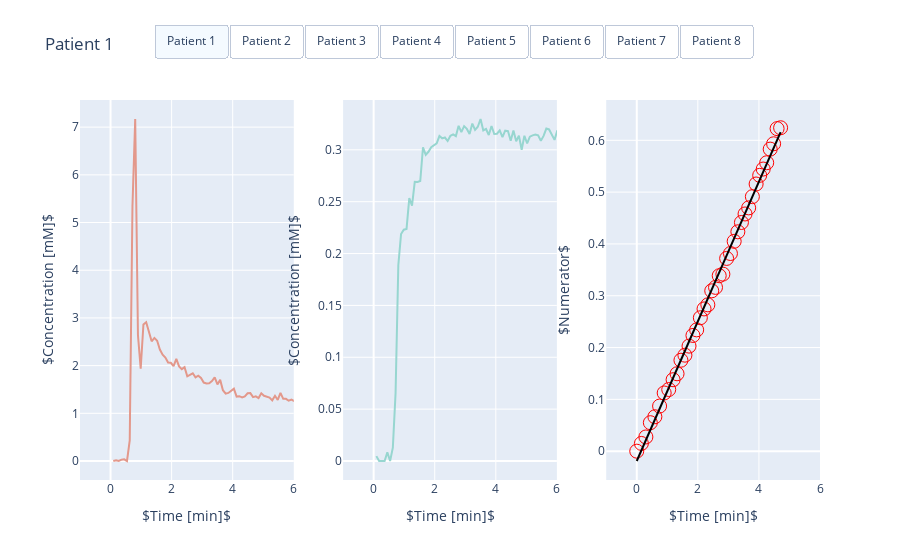

Here is the notebook cell this chart was saved with:
### Code cell
fig = make_subplots(rows=1, cols=3)

files = ["./RRIFT/data/TCGA-GBM-Results/c02_postprocessed/TCGA-06-0185-1.mat",
         "./RRIFT/data/TCGA-GBM-Results/c02_postprocessed/TCGA-06-0185-2.mat",
         "./RRIFT/data/TCGA-GBM-Results/c02_postprocessed/TCGA-06-0185-3.mat",
         "./RRIFT/data/TCGA-GBM-Results/c02_postprocessed/TCGA-06-0881-1.mat",
         "./RRIFT/data/TCGA-GBM-Results/c02_postprocessed/TCGA-06-0881-2.mat",
         "./RRIFT/data/TCGA-GBM-Results/c02_postprocessed/TCGA-06-1802-1.mat",
         "./RRIFT/data/TCGA-GBM-Results/c02_postprocessed/TCGA-06-2570-1.mat",
         "./RRIFT/data/TCGA-GBM-Results/c02_postprocessed/TCGA-06-5417-1.mat"]

patient = loadmat(files[0])

t = np.squeeze(np.asarray((np.reshape(patient['t'], 70))))
Cp = np.squeeze(np.asarray((np.reshape(patient['Cp'], 70))))
Crr = np.squeeze(np.asarray((np.reshape(patient['Crr'], 70))))
num = np.squeeze(np.asarray((np.reshape(patient['num'], 38))))
denum = np.squeeze(np.asarray((np.reshape(patient['denum'], 38))))

fig1 = go.Scatter(
    x=t,
    y=Cp,
    hoverinfo='skip',
    showlegend=False,
    visible=True,
    line_color='#e3988b',
)

fig.append_trace(fig1, 1, 1)
#     fig.append_trace(fig1, 1, 2)
#     fig.append_trace(fig1, 1, 3)

fig2 = go.Scatter(
    x=t,
    y=Crr,
    hoverinfo='skip',
    showlegend=False,
    visible=True,
    line_color='#97d6d0',
)

#     fig.append_trace(fig2, 1, 1)
fig.append_trace(fig2, 1, 2)
#     fig.append_trace(fig2, 1, 3)

line_fit = sm.OLS(num ,sm.add_constant(denum)).fit().fittedvalues


fig3_1 = go.Scatter(x=denum, 
                         y=num, 
                         mode='markers',
                         marker_symbol="circle-open",
                    hoverinfo='skip',
                         marker_size=14, 
                         marker_color='red', showlegend=False, visible=True)

#     fig.append_trace(fig3_1, 1, 1)
#     fig.append_trace(fig3_1, 1, 2)
fig.append_trace(fig3_1, 1, 3)

fig3_2 = go.Scatter(x=denum, 
                         y=line_fit,
                    hoverinfo='skip',
                         mode='lines',
                         line_color="black", showlegend=False, visible=True)

fig.append_trace(fig3_2, 1, 3)

fig.update_layout(title_text='Patient 1') 
fig.update_xaxes(title_text=r'$Time [min]$',
                 range=[-1, 6], 
                 tickvals=[0, 2, 4, 6])

for i in range (1, 8):
    patient = loadmat(files[i])
    t = np.squeeze(np.asarray((np.reshape(patient['t'], 70))))
    Cp = np.squeeze(np.asarray((np.reshape(patient['Cp'], 70))))
    Crr = np.squeeze(np.asarray((np.reshape(patient['Crr'], 70))))
    num = np.squeeze(np.asarray((np.reshape(patient['num'], 38))))
    denum = np.squeeze(np.asarray((np.reshape(patient['denum'], 38))))
    
    fig1 = go.Scatter(
        x=t,
        y=Cp,
        showlegend=False,
        hoverinfo='skip',
        visible=False,
        line_color='#e3988b',
    )
    
    fig.append_trace(fig1, 1, 1)
#     fig.append_trace(fig1, 1, 2)
#     fig.append_trace(fig1, 1, 3)

    fig2 = go.Scatter(
        x=t,
        y=Crr,
        hoverinfo='skip',
        showlegend=False,
        visible=False,
        line_color='#97d6d0',
    )
    
#     fig.append_trace(fig2, 1, 1)
    fig.append_trace(fig2, 1, 2)
#     fig.append_trace(fig2, 1, 3)
    
    line_fit = sm.OLS(num ,sm.add_constant(denum)).fit().fittedvalues


    fig3_1 = go.Scatter(x=denum, 
                             y=num, 
                             mode='markers',
                        hoverinfo='skip',
                             marker_symbol="circle-open", 
                             marker_size=14, 
                             marker_color='red', showlegend=False, visible=False)
    
#     fig.append_trace(fig3_1, 1, 1)
#     fig.append_trace(fig3_1, 1, 2)
    fig.append_trace(fig3_1, 1, 3)
    
    fig3_2 = go.Scatter(x=denum, 
                             y=line_fit,
                        hoverinfo='skip',
                             mode='lines',
                             line_color="black", showlegend=False, visible=False)
    
    fig.append_trace(fig3_2, 1, 3)

fig.update_yaxes(title_text=r'$Concentration [mM]$',
                 row=1, col=1)
fig.update_yaxes(title_text=r'$Concentration [mM]$',
                 row=1, col=2)
fig.update_yaxes(title_text=r'$Numerator$',
                 row=1, col=3)
    
fig.update_layout(
    updatemenus=[go.layout.Updatemenu(
        active=0,
        x=0.1,
        y=1.2,
        xanchor="left",
        yanchor="top",
        direction="right",
        type='buttons',
        buttons=list(
            [dict(label = 'Patient 1',
                  method = 'update',
                  args = [{'visible': [True, True, True, True,
                                      False, False, False, False,
                                      False, False, False, False,
                                      False, False, False, False,
                                      False, False, False, False,
                                      False, False, False, False,
                                      False, False, False, False,
                                      False, False, False, False]},
                          {'title': 'Patient 1',
                           'showlegend':True, 'visible': True}]),
             dict(label = 'Patient 2',
                  method = 'update',
                  args = [{'visible': [False, False, False, False,
                                      True, True, True, True,
                                      False, False, False, False,
                                      False, False, False, False,
                                      False, False, False, False,
                                      False, False, False, False,
                                      False, False, False, False,
                                      False, False, False, False]}, # the index of True aligns with the indices of plot traces
                          {'title': 'Patient 2',
                           'showlegend':True}]),
             dict(label = 'Patient 3',
                  method = 'update',
                  args = [{'visible': [False, False, False, False,
                                      False, False, False, False,
                                      True, True, True, True,
                                      False, False, False, False,
                                      False, False, False, False,
                                      False, False, False, False,
                                      False, False, False, False,
                                      False, False, False, False]}, # the index of True aligns with the indices of plot traces
                          {'title': 'Patient 3',
                           'showlegend':True}]),
             dict(label = 'Patient 4',
                  method = 'update',
                  args = [{'visible': [False, False, False, False,
                                      False, False, False, False,
                                      False, False, False, False,
                                      True, True, True, True,
                                      False, False, False, False,
                                      False, False, False, False,
                                      False, False, False, False,
                                      False, False, False, False]}, # the index of True aligns with the indices of plot traces
                          {'title': 'Patient 4',
                           'showlegend':True}]),
             dict(label = 'Patient 5',
                  method = 'update',
                  args = [{'visible': [False, False, False, False,
                                      False, False, False, False,
                                      False, False, False, False,
                                      False, False, False, False,
                                      True, True, True, True,
                                      False, False, False, False,
                                      False, False, False, False,
                                      False, False, False, False]}, # the index of True aligns with the indices of plot traces
                          {'title': 'Patient 5',
                           'showlegend':True}]),
             dict(label = 'Patient 6',
                  method = 'update',
                  args = [{'visible': [False, False, False, False,
                                      False, False, False, False,
                                      False, False, False, False,
                                      False, False, False, False,
                                      False, False, False, False,
                                      True, True, True, True,
                                      False, False, False, False,
                                      False, False, False, False]}, # the index of True aligns with the indices of plot traces
                          {'title': 'Patient 6',
                           'showlegend':True}]),
             dict(label = 'Patient 7',
                  method = 'update',
                  args = [{'visible': [False, False, False, False,
                                      False, False, False, False,
                                      False, False, False, False,
                                      False, False, False, False,
                                      False, False, False, False,
                                      False, False, False, False,
                                      True, True, True, True,
                                      False, False, False, False]}, # the index of True aligns with the indices of plot traces
                          {'title': 'Patient 7',
                           'showlegend':True}]),
             dict(label = 'Patient 8',
                  method = 'update',
                  args = [{'visible': [False, False, False, False,
                                      False, False, False, False,
                                      False, False, False, False,
                                      False, False, False, False,
                                      False, False, False, False,
                                      False, False, False, False,
                                      False, False, False, False,
                                      True, True, True, True]}, # the index of True aligns with the indices of plot traces
                          {'title': 'Patient 8',
                           'showlegend':True}]),
            ]
            )
        )
    ])






fig.show()
